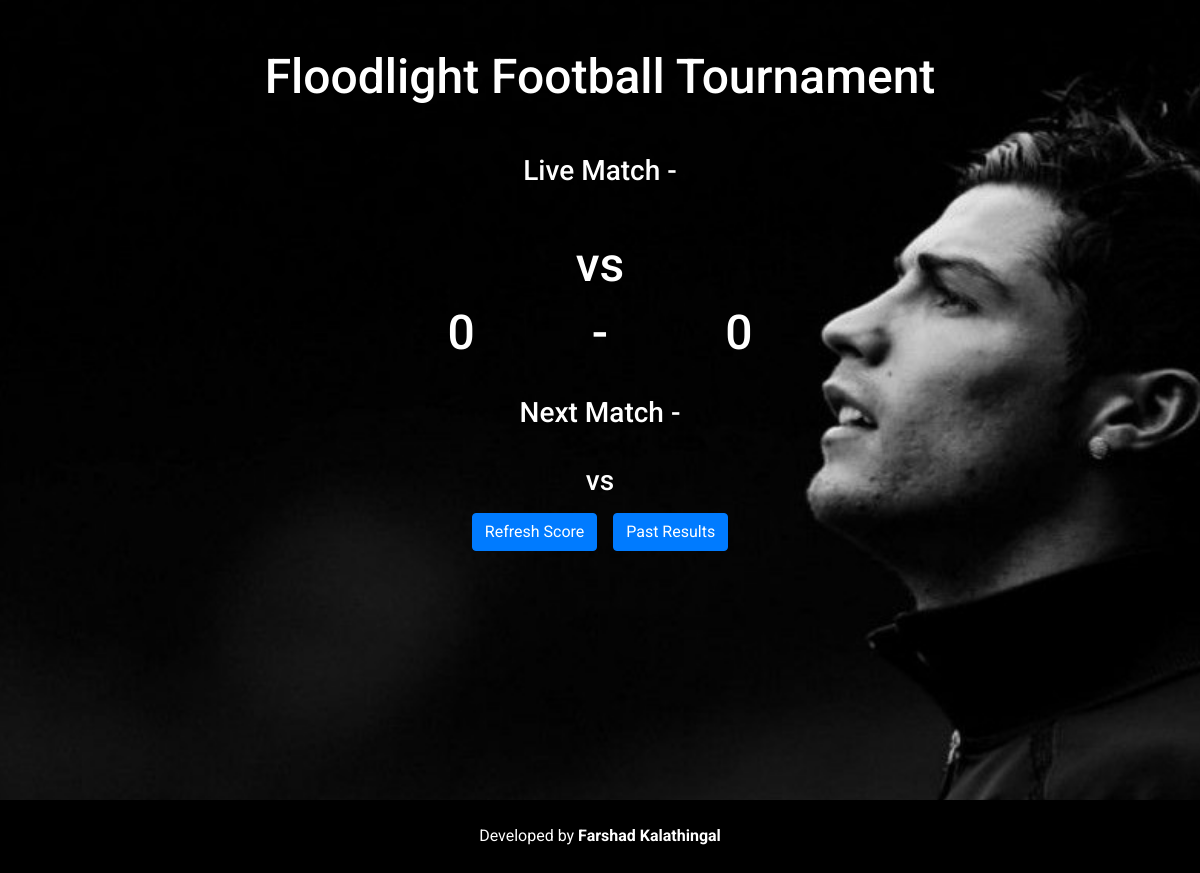
Before: / with the older database file.
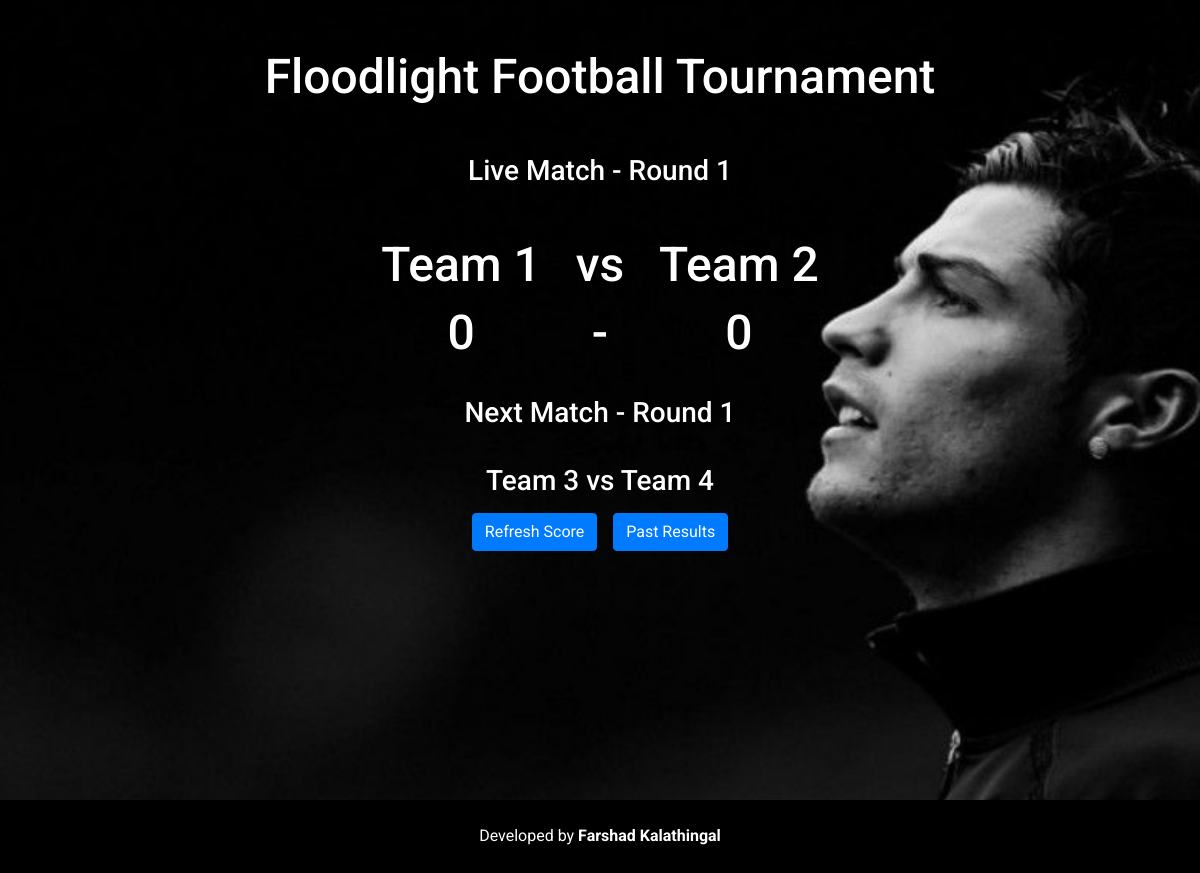
After: the same page with the newer database file.
### scorecard/models.py (models this page shows, shortened)
class Match(models.Model):
    match_num=models.IntegerField()
    round=models.CharField(
        choices=ROUND_CHOICES,
        default='1',
        max_length=30
    )
    t1=models.ForeignKey(Team, on_delete=models.CASCADE, related_name="team1")
    t2=models.ForeignKey(Team, on_delete=models.CASCADE, related_name="team2")

class Team(models.Model):
    name = models.CharField(max_length=120, blank=False)
    college = models.TextField()
    def __str__(self):
        return self.name

### scorecard/views.py (the view)
# urls.py: path('', views.Match_list, name='Match'),
def Match_list(request):
    try:
        g_1 = 0
        g_2 = 0
        match=Match.objects.order_by('-id')[:2][::-1]
        cm=match[0]
        nm=match[1]
        tm_1 = Score.objects.filter(match=cm).filter(team=cm.t1).all()
        tm_2 = Score.objects.filter(match=cm).filter(team=cm.t2).all()
        for t in tm_1:
            g_1 += t.goal
        for t in tm_2:
            g_2 += t.goal
    except:
        match = None
        cm=''
        nm=''
        tm_1= ''
        tm_2 = ''
    return render(request, 'home.html', {'cm':cm,'nm':nm, 'tm_1':tm_1, 'tm_2': tm_2, 'g_1': g_1, 'g_2': g_2})

### scorecard/templates/home.html (shortened to what this page needs)
{% extends "base.html" %}
{% block content %}
<div class="home">
  <div class="container">
    <div class="row">
      <div class="col-md-12 text-center">
        <h1 class="mt-5 heading">Floodlight Football Tournament</h1>
        <h3 class=" mt-5 heading">Live Match - {{ cm.round }}</h3>
          <table class="mx-auto mt-5">
            <tr>
              <td style="width: 45%;"><h1 class="scoret">{{ cm.t1 }}</h1></td>
              <td style="width: 10%;"><h1 class="scoret">vs</h1></td>
              <td style="width: 45%;"><h1 class="scoret">{{ cm.t2 }}</h1></td>
            </tr>
            <tr>
              <td> <h1 class="score">{{ g_1 }}</h1></td>
              <td><h1 class="score">-</h1></td>
              <td><h1 class="score">{{ g_2 }}</h1></td>
            </tr>
            <tr>
              <td>
              </td>
              <td></td>
              <td>
              </td>
            </tr>
          </table>
            <br>
            <h3>Next Match - {{ nm.round }}<br><br>
            {{ nm.t1 }} vs {{ nm.t2 }}</h3>
          <button class="btn btn-primary mt-2 mb-5" onclick="location.reload();">Refresh Score</button>&nbsp;&nbsp;&nbsp;
          <a href="./results/"> <button class="btn btn-primary mt-2 mb-5">Past Results</button></a>
      </div>
    </div>
  </div>
</div>
{% endblock %}

### scorecard/templates/base.html (shortened to what this page needs)
{% load static %}
<!DOCTYPE html>
<html>
<head>
  <link rel="stylesheet" href="https://stackpath.bootstrapcdn.com/bootstrap/4.5.2/css/bootstrap.min.css">
  <link rel="stylesheet" href="{% static 'css/style.css' %}">
</head>
<body>
    {% block content %}
    {% endblock %}
    <footer>
      <div class="container text-center p-3 mt-2">
        <div class="row">
          <div class="col-md-12">
            <p>Developed by <a href="https://www.linkedin.com/in/farshadkalathingal/">Farshad Kalathingal</a></p>
          </div>
        </div>
      </div>
    </footer>
</body>
</html>

### static/css/style.css (style rules this page uses)
body { background-color: #000; font-family: 'Roboto', sans-serif; min-height: 100vh; }
h1, h2, h3, h4, h5, h6, span, p { color: #fff; }
.home { background: url(../images/christiano.jpg) fixed; background-size: cover; background-position: center; background-repeat: no-repeat; height: 100vh; }
h1 { font-size: 3rem; }
th, td { color: #fff; }
a, a:active, a:focus { text-decoration: none; color: #fff; font-weight: 700; }
footer { bottom: 0; height: 50px; }

Changed rows visible on the page:
added Match: round "Round 1", t1 "Team 1", t2 "Team 2"
added Match: round "Round 1", t1 "Team 3", t2 "Team 4"
